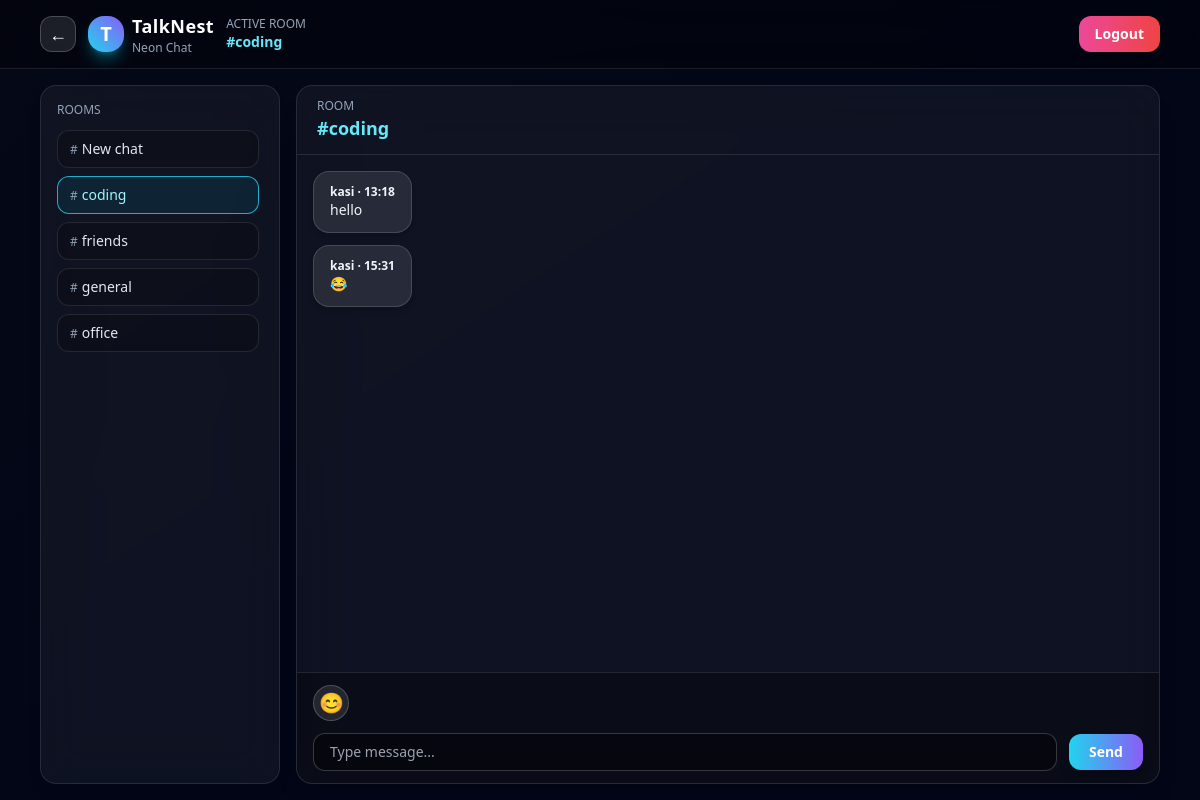
The page /room/coding/ (signed in) on the database its author committed.
### chat/models.py (models this page shows, shortened)
class ChatRoom(models.Model):
    name = models.CharField(max_length=255, unique=True)

class Message(models.Model):
    STATUS_CHOICES = [
        ("sent", "Sent"),
        ("delivered", "Delivered"),
        ("seen", "Seen"),
    ]
    user = models.ForeignKey(User, on_delete=models.CASCADE)
    room = models.ForeignKey(ChatRoom, on_delete=models.CASCADE, related_name="messages")
    text = models.TextField(blank=True, null=True)
    file = models.FileField(upload_to="uploads/", blank=True, null=True)
    msg_type = models.CharField(
        max_length=10,
        choices=[("text", "Text"), ("image", "Image"), ("file", "File")],
        default="text"
    )
    created_at = models.DateTimeField(auto_now_add=True)
    status = models.CharField(max_length=10, choices=STATUS_CHOICES, default="sent")

### chat/views.py (the view, shortened to what this page needs)
# urls.py: path("room/<str:room_name>/", views.room_view, name="room"),
@login_required
def room_view(request, room_name):
    room = get_object_or_404(ChatRoom, name=room_name)
    rooms = ChatRoom.objects.all().order_by("name")
    messages = Message.objects.filter(room=room).order_by("created_at")
    return render(request, "chat/room.html", {
        "room": room,
        "rooms": rooms,
        "messages": messages,
    })

### templates/chat/room.html (shortened to what this page needs)
<!DOCTYPE html>
<html lang="en">
<head>
    <script src="https://cdn.tailwindcss.com"></script>
</head>
<body class="min-h-screen bg-gradient-to-br from-[#050816] via-[#020617] to-[#020617] text-white flex flex-col">
<header class="w-full border-b border-white/10 bg-black/30 backdrop-blur-xl">
    <nav class="max-w-6xl mx-auto flex items-center justify-between px-4 py-3">
        <div class="flex items-center gap-3">
            <button onclick="history.back()"
                    class="w-9 h-9 rounded-xl bg-white/10 border border-white/20
                           flex items-center justify-center text-lg hover:bg-white/20 transition">
                ←
            </button>
            <a href="{% url 'room_list' %}" class="flex items-center gap-2">
                <div class="w-9 h-9 rounded-2xl bg-gradient-to-tr from-cyan-400 to-violet-500
                            flex items-center justify-center shadow-lg shadow-cyan-500/40">
                    <span class="text-xl font-black">T</span>
                </div>
                <div class="leading-5 hidden sm:block">
                    <p class="font-extrabold text-lg tracking-wide">TalkNest</p>
                    <p class="text-xs text-slate-400">Neon Chat</p>
                </div>
            </a>
            <div class="hidden sm:flex flex-col">
                <span class="text-xs uppercase text-slate-400">Active Room</span>
                <span class="text-sm font-semibold text-cyan-300">#{{ room.name }}</span>
            </div>
        </div>
        <div class="flex items-center gap-3">
            {% if user.is_authenticated %}
                <form method="post" action="{% url 'logout' %}">
                    <button
                        class="px-4 py-2 rounded-xl bg-gradient-to-r from-pink-500 to-red-500
                               text-sm font-semibold shadow-lg hover:shadow-pink-500/30 transition">
                        Logout
                    </button>
                </form>
            {% endif %}
        </div>
    </nav>
</header>
<main class="flex-1 max-w-6xl mx-auto w-full flex flex-col md:flex-row gap-4 px-4 py-4">
    <aside class="w-full md:w-60 bg-white/5 border border-white/10 rounded-2xl p-4 backdrop-blur-xl shadow-lg">
        <span class="text-xs uppercase text-slate-400 block mb-3">Rooms</span>
        <div class="space-y-2 max-h-72 overflow-y-auto pr-1 text-sm">
            {% for r in rooms %}
                <a href="{% url 'room' r.name %}"
                   class="block px-3 py-2 rounded-xl border
                   {% if r.name == room.name %}
                       border-cyan-400/80 bg-cyan-500/10 text-cyan-200
                   {% else %}
                       border-white/10 bg-black/20 text-slate-200 hover:border-cyan-400/60 hover:bg-cyan-500/10
                   {% endif %}
                   transition">
                    <span class="text-xs text-slate-400 mr-1">#</span>{{ r.name }}
                </a>
            {% endfor %}
        </div>
    </aside>
    <section class="flex-1 flex flex-col bg-white/5 border border-white/10 rounded-2xl backdrop-blur-xl shadow-xl overflow-hidden">
        <div class="px-5 py-3 border-b border-white/10">
            <p class="text-xs uppercase text-slate-400">Room</p>
            <p class="text-lg font-semibold text-cyan-300">#{{ room.name }}</p>
        </div>
        <div id="messages" class="flex-1 px-4 py-4 space-y-3 overflow-y-auto">
            {% for msg in messages %}
                {% if msg.user == request.user %}
                    <div class="flex justify-end">
                        <div class="max-w-[75%] rounded-2xl bg-gradient-to-r from-cyan-500 to-blue-500 px-4 py-3 shadow-lg text-black">
                            <div class="text-xs font-semibold">You · {{ msg.created_at|date:"H:i" }}</div>
                            <p class="text-sm break-words">{{ msg.text }}</p>
                        </div>
                    </div>
                {% else %}
                    <div class="flex justify-start">
                        <div class="max-w-[75%] rounded-2xl bg-white/10 border border-white/15 px-4 py-3 shadow-md text-slate-100">
                            <div class="text-xs font-semibold">{{ msg.user.username }} · {{ msg.created_at|date:"H:i" }}</div>
                            <p class="text-sm break-words">{{ msg.text }}</p>
                        </div>
                    </div>
                {% endif %}
            {% empty %}
                <p class="text-center text-slate-400 text-sm mt-4">No messages yet.</p>
            {% endfor %}
        </div>
        <form method="POST" class="border-t border-white/10 bg-black/30 px-4 py-3 flex flex-col gap-2">
            <div>
                <button type="button" id="emoji-toggle"
                        class="w-9 h-9 rounded-full bg-white/10 border border-white/20 flex items-center justify-center text-xl">
                    😊
                </button>
            </div>
            <div class="flex gap-3 items-center mt-1">
                <input
                    id="message-input"
                    name="message"
                    type="text"
                    autocomplete="off"
                    placeholder="Type message..."
                    class="flex-1 rounded-xl bg-black/40 border border-white/20 px-4 py-2 text-sm outline-none">
                <button type="submit"
                        class="px-5 py-2 rounded-xl bg-gradient-to-r from-cyan-400 to-violet-500 text-sm font-semibold shadow-lg">
                    Send
                </button>
            </div>
        </form>
    </section>
</main>
</body>
</html>

### rows shown on the page
ChatRoom: name "coding"
ChatRoom: name "New chat"
ChatRoom: name "friends"
ChatRoom: name "general"
ChatRoom: name "office"
Message: user.username "kasi", created_at "13:18", text "hello"
Message: user.username "kasi", created_at "15:31", text "😂"
